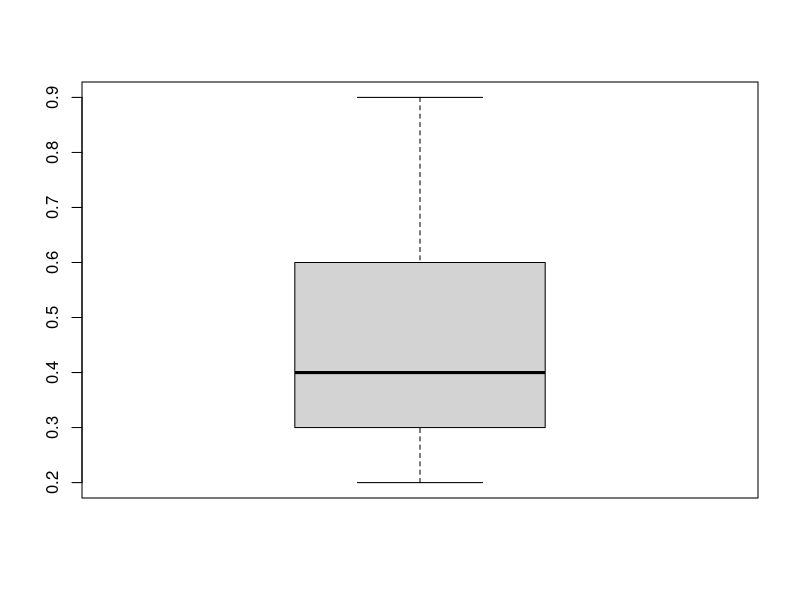
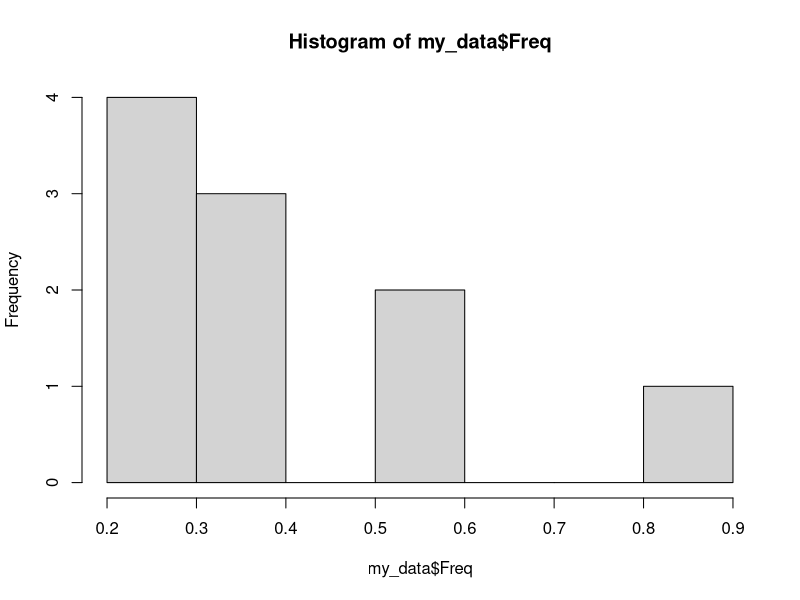
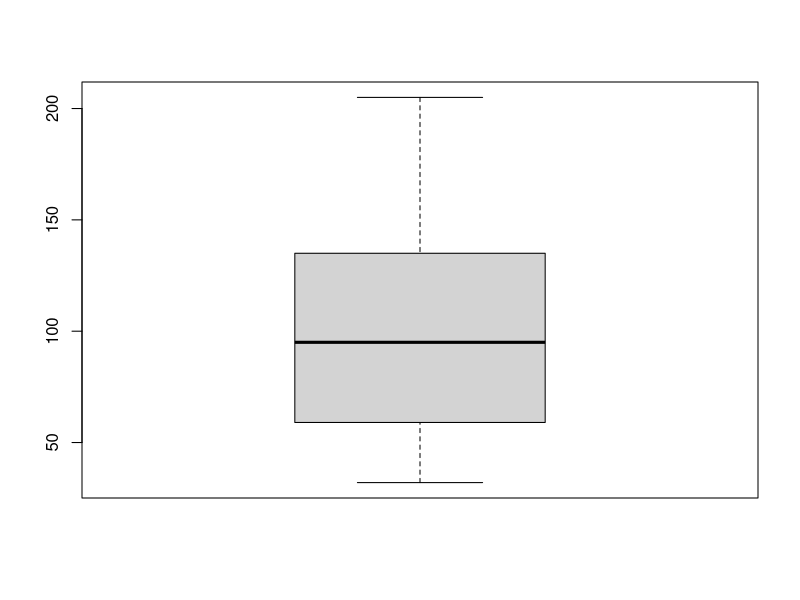
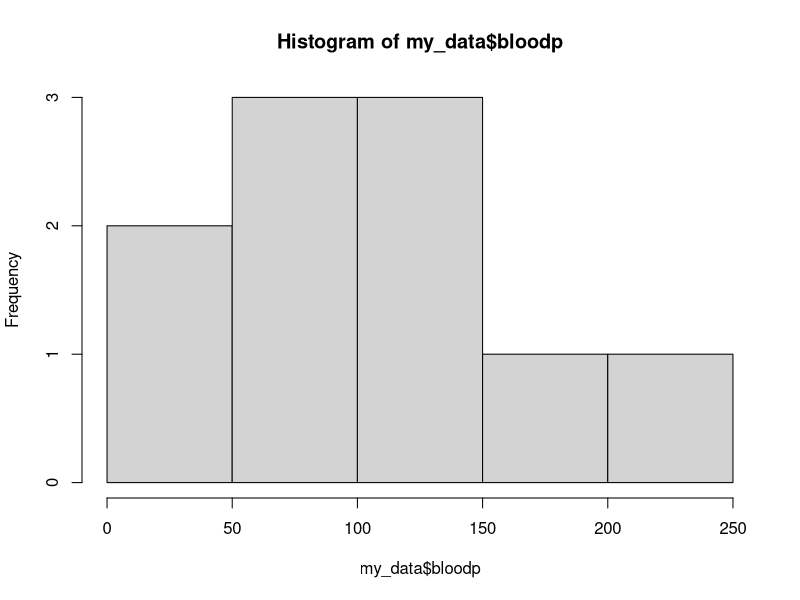
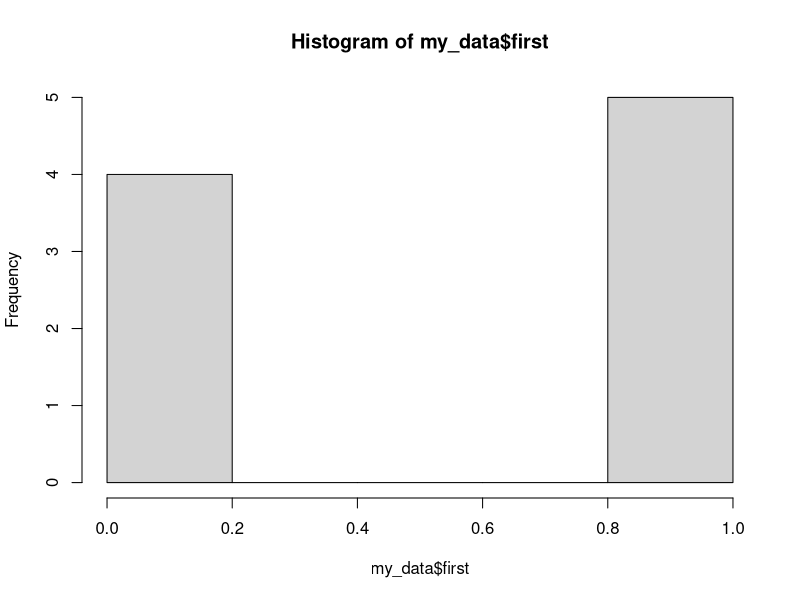
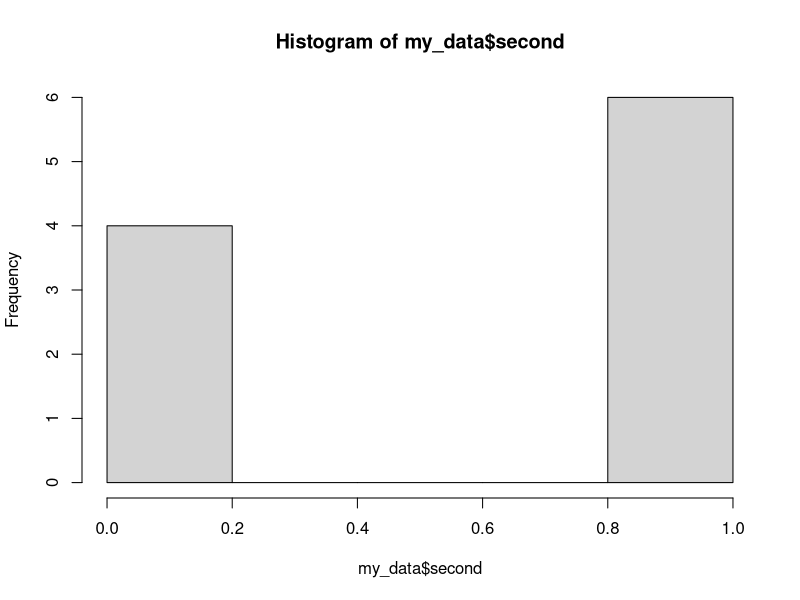
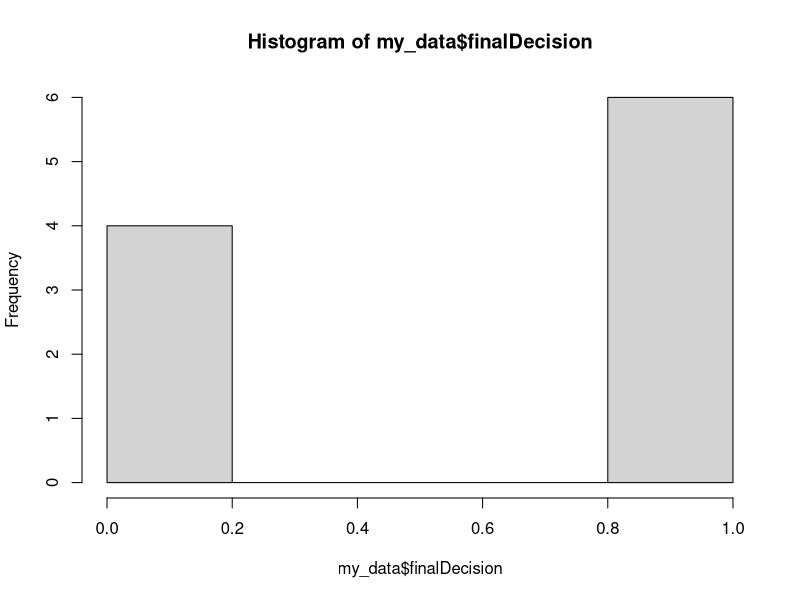
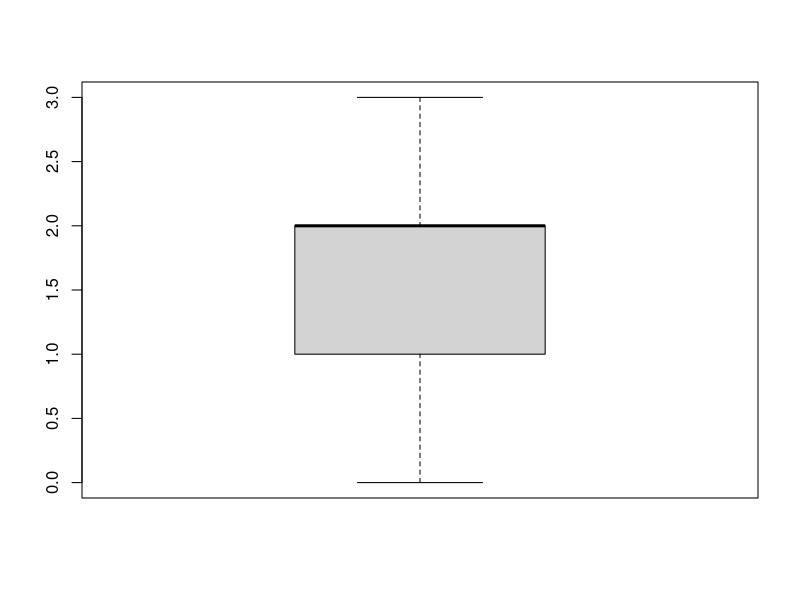

Generate these figures, in order, with R:
#Simon Liles
#2/7/2021
#LIS 4370

# Variables in vector format
Freq <- c(0.6, 0.3, 0.4, 0.4, 0.2, 0.6, 0.3, 0.4, 0.9, 0.2)
bloodp <- c(103, 87, 32, 42, 59, 109, 78, 205, 135, 176)
first <- c(1, 1, 1, 1, 0, 0, 0, 0, NA, 1)
second <- c(0, 0, 1, 1, 0, 0, 1, 1, 1, 1)
finalDecision <- c(0, 1, 0, 1, 0, 1, 0, 1, 1, 1)

# Measuring consensus among the 3 doctors by representing decisions as 1 or 0
# and the higher the sum, the greater the consensus. 
agreement <- first + second + finalDecision

#Make it a data frame
my_data <- data.frame(Freq, bloodp, first, second, finalDecision, agreement)

#Plot of visit frequency
boxplot(my_data$Freq)
hist(my_data$Freq)

#Plot of blood pressures
boxplot(my_data$bloodp)
hist(my_data$bloodp)

#Plot of first doctor decision
hist(my_data$first)

#Plot of second doctor decision
hist(my_data$second)

#Plot of final decision
hist(my_data$finalDecision)

#Plot of agreement
boxplot(my_data$agreement)
hist(my_data$agreement)

#Plot bloodp against agreement of the doctors
plot(my_data$bloodp, my_data$agreement, type = "h")

#ggplot style
library(ggplot2)

ggplot(my_data, aes(bloodp, agreement)) + 
  geom_col()
